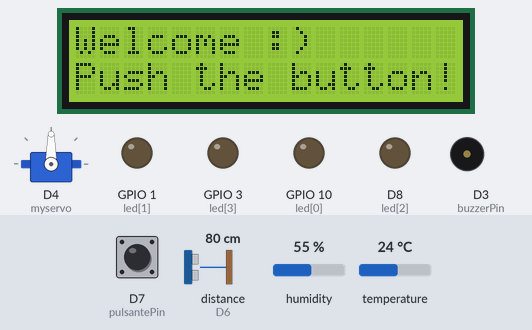
A sketch run on a simulated ESP8266 (NodeMCU). On the bench: 16×2 character LCD, servo, output pins drawn as LEDs (lit = HIGH), buzzer (waves = sounding). The inputs (shaded band) are chosen by the test bench; at power-on: D7 (pulsantePin) LOW, distance to the obstacle (sensor on D6) 80 cm, humidity 55 %, temperature 24 °C. The echo pulse lasts 58.3 µs per cm; WiFi joins after 1.5 s; servers stay silent unless stated; random numbers use the default seed unless the sketch sets one; the Firebase database answers and starts empty; pins used as bus, display or sensor lines are not drawn; what the sketch prints to the serial monitor is not drawn.

Above: at 2.8 s.
2.9 s: D7 (pulsantePin) pulled HIGH for 0.15 s
At 4.1 s:
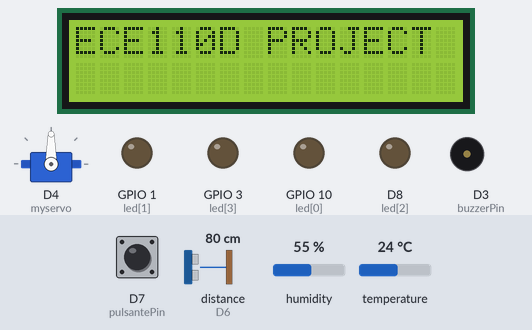
At 9.75 s:
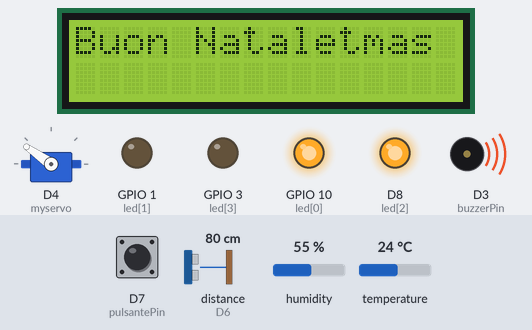
10.4 s: D7 (pulsantePin) pulled HIGH for 3.2 s
15.1 s: distance to the obstacle (sensor on D6) set to 120 cm
17.2 s: distance to the obstacle (sensor on D6) set to 116 cm
At 20.5 s:
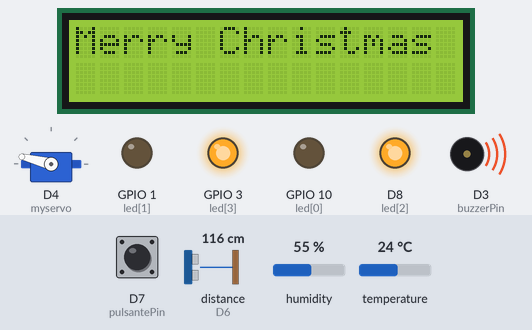
Timing chart, 0 to 25.8 s (numbered marks = the images above; inputs shaded):
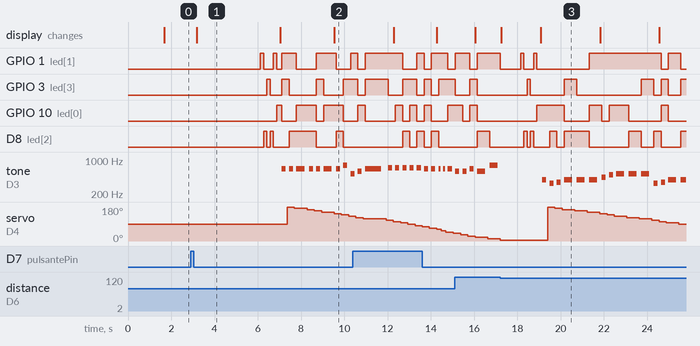

Measured:
- after the input at 2.9 s, GPIO 1 (led[1]): LOW → HIGH after 3.2 s, → LOW 0.15 s later, → HIGH 0.45 s later, → LOW 0.15 s later, … (9 changes in this stretch); GPIO 3 (led[3]): goes HIGH 0.15 s, LOW 0.55 s, HIGH 0.34 s, LOW 1.3 s, HIGH 0.34 s, LOW 0.91 s, then HIGH, starting after 3.5 s
- after the input at 17.2 s, GPIO 3 (led[3]): LOW → HIGH after 1.3 s, → LOW 0.15 s later, → HIGH 1.6 s later, → LOW 0.58 s later, … (9 changes in this stretch); D8 (led[2]): LOW → HIGH after 1.1 s, → LOW 0.15 s later, → HIGH 0.15 s later, → LOW 0.15 s later, … (13 changes in this stretch)

The sketch:

MAINCODE.ino
```cpp
/*************************************************
 * Public Constants
 *************************************************/

#define NOTE_B0  31
#define NOTE_C1  33
#define NOTE_CS1 35
#define NOTE_D1  37
#define NOTE_DS1 39
#define NOTE_E1  41
#define NOTE_F1  44
#define NOTE_FS1 46
#define NOTE_G1  49
#define NOTE_GS1 52
#define NOTE_A1  55
#define NOTE_AS1 58
#define NOTE_B1  62
#define NOTE_C2  65
#define NOTE_CS2 69
#define NOTE_D2  73
#define NOTE_DS2 78
#define NOTE_E2  82
#define NOTE_F2  87
#define NOTE_FS2 93
#define NOTE_G2  98
#define NOTE_GS2 104
#define NOTE_A2  110
#define NOTE_AS2 117
#define NOTE_B2  123
#define NOTE_C3  131
#define NOTE_CS3 139
#define NOTE_D3  147
#define NOTE_DS3 156
#define NOTE_E3  165
#define NOTE_F3  175
#define NOTE_FS3 185
#define NOTE_G3  196
#define NOTE_GS3 208
#define NOTE_A3  220
#define NOTE_AS3 233
#define NOTE_B3  247
#define NOTE_C4  262
#define NOTE_CS4 277
#define NOTE_D4  294
#define NOTE_DS4 311
#define NOTE_E4  330
#define NOTE_F4  349
#define NOTE_FS4 370
#define NOTE_G4  392
#define NOTE_GS4 415
#define NOTE_A4  440
#define NOTE_AS4 466
#define NOTE_B4  494
#define NOTE_C5  523
#define NOTE_CS5 554
#define NOTE_D5  587
#define NOTE_DS5 622
#define NOTE_E5  659
#define NOTE_F5  698
#define NOTE_FS5 740
#define NOTE_G5  784
#define NOTE_GS5 831
#define NOTE_A5  880
#define NOTE_AS5 932
#define NOTE_B5  988
#define NOTE_C6  1047
#define NOTE_CS6 1109
#define NOTE_D6  1175
#define NOTE_DS6 1245
#define NOTE_E6  1319
#define NOTE_F6  1397
#define NOTE_FS6 1480
#define NOTE_G6  1568
#define NOTE_GS6 1661
#define NOTE_A6  1760
#define NOTE_AS6 1865
#define NOTE_B6  1976
#define NOTE_C7  2093
#define NOTE_CS7 2217
#define NOTE_D7  2349
#define NOTE_DS7 2489
#define NOTE_E7  2637
#define NOTE_F7  2794
#define NOTE_FS7 2960
#define NOTE_G7  3136
#define NOTE_GS7 3322
#define NOTE_A7  3520
#define NOTE_AS7 3729
#define NOTE_B7  3951
#define NOTE_C8  4186
#define NOTE_CS8 4435
#define NOTE_D8  4699
#define NOTE_DS8 4978

/***************************************/

#include <LiquidCrystal_I2C.h>
#include <Servo.h>
#include <ESP8266WiFi.h>
#include <FirebaseArduino.h>
#include <DHT.h>
#include <DHT_U.h>


#define DHT11_PIN D0
#define FIREBASE_HOST "egift-148b1.firebaseio.com"
#define FIREBASE_AUTH "KHqxON5OKBOC5iZHnRfeJvLRdRH4Q8W4MWt9rz1V"

DHT dht(DHT11_PIN,  DHT11);

int pulsantePin = D7;
int pulsanteStato;
int attesaDebounce = 50;
unsigned long ultimoTempoDebounce = 0;
int ultimaLettura = LOW;
int ripetizione = 6;
int buzzerPin = D3;
int canzoni [6][50] = {{
    // Jingle Bells
    NOTE_E5, NOTE_E5, NOTE_E5,
    NOTE_E5, NOTE_E5, NOTE_E5,
    NOTE_E5, NOTE_G5, NOTE_C5, NOTE_D5,
    NOTE_E5,
    NOTE_F5, NOTE_F5, NOTE_F5, NOTE_F5,
    NOTE_F5, NOTE_E5, NOTE_E5, NOTE_E5, NOTE_E5,
    NOTE_E5, NOTE_D5, NOTE_D5, NOTE_E5,
    NOTE_D5, NOTE_G5
  }, {
    8, 8, 4,
    8, 8, 4,
    8, 8, 8, 8,
    2,
    8, 8, 8, 8,
    8, 8, 8, 16, 16,
    8, 8, 8, 8,
    4, 4
  }, {
    // We wish you a merry Christmas
    NOTE_B3,
    NOTE_F4, NOTE_F4, NOTE_G4, NOTE_F4, NOTE_E4,
    NOTE_D4, NOTE_D4, NOTE_D4,
    NOTE_G4, NOTE_G4, NOTE_A4, NOTE_G4, NOTE_F4,
    NOTE_E4, NOTE_E4, NOTE_E4,
    NOTE_A4, NOTE_A4, NOTE_B4, NOTE_A4, NOTE_G4,
    NOTE_F4, NOTE_D4, NOTE_B3, NOTE_B3,
    NOTE_D4, NOTE_G4, NOTE_E4,
    NOTE_F4
  }, {
    4,
    4, 8, 8, 8, 8,
    4, 4, 4,
    4, 8, 8, 8, 8,
    4, 4, 4,
    4, 8, 8, 8, 8,
    4, 4, 8, 8,
    4, 4, 4,
    2
  }, {
    // Santa Claus is coming to town
    NOTE_G4,
    NOTE_E4, NOTE_F4, NOTE_G4, NOTE_G4, NOTE_G4,
    NOTE_A4, NOTE_B4, NOTE_C5, NOTE_C5, NOTE_C5,
    NOTE_E4, NOTE_F4, NOTE_G4, NOTE_G4, NOTE_G4,
    NOTE_A4, NOTE_G4, NOTE_F4, NOTE_F4,
    NOTE_E4, NOTE_G4, NOTE_C4, NOTE_E4,
    NOTE_D4, NOTE_F4, NOTE_B3,
    NOTE_C4
  }, {
    8,
    8, 8, 4, 4, 4,
    8, 8, 4, 4, 4,
    8, 8, 4, 4, 4,
    8, 8, 4, 2,
    4, 4, 4, 4,
    4, 2, 4,
    1
  }
};


LiquidCrystal_I2C lcd(0x27, 16, 2);

String messaggi[] = {
  "Merry Christmas",
  "Merry Christmas",
  "Merry Christmas",
  "Merry Christmas",
  "Merry Christmas",
  "Merry Christmas",
  "Buon Natale",
  "Buon Natale",
  "Buon Natale",
  "Buon Natale",
  "Buon Natale",
  "Buon Natale",
  "Joyeux Noel",
  "Joyeux Noel",
  "Joyeux Noel",
  "Joyeux Noel",
  "Joyeux Noel",
  "Joyeux Noel",
  "Shub Naya Baras",
  "Shub Naya Baras",
  "Shub Naya Baras",
  "Shub Naya Baras",
  "Shub Naya Baras",
  "Shub Naya Baras",
  "Feliz Navidad",
  "Feliz Navidad",
  "Feliz Navidad"
  "Feliz Navidad",
  "Feliz Navidad",
  "Feliz Navidad"
};

int numeroNote = 26;
#define trigPin D5
#define echoPin D6
int led[] = {10, 1, D8, 3};
int lettura = LOW;

Servo myservo;

int pos = 0;
int w = 0;

// the setup routine runs once when you press reset:
void setup() {
  Serial.begin(9600);
  dht.begin();
  pinMode(pulsantePin, INPUT);
  lcd.begin(16, 2);
  lcd.init();
  lcd.backlight();
  lcd.setCursor(0, 0);
  lcd.print("CONNECTING");
  lcd.setCursor(0, 1);
  lcd.print("WIFI");
  WiFi.begin("PLDTHOMEDSL51419", "PLDTWIFI154257");
  Serial.print("Connecting");
  while (WiFi.status() != WL_CONNECTED) {
    Serial.print(".");
    delay(500);
  }
  Serial.println();
  Serial.print("connected: ");
  Serial.println(WiFi.localIP());
  Firebase.begin(FIREBASE_HOST, FIREBASE_AUTH);
  lcd.setCursor(0, 0);
  lcd.print("Welcome :)");
  lcd.setCursor(0, 1);
  lcd.print("Push the button!");
  myservo.attach(D4);
  pinMode(buzzerPin, OUTPUT);
  pinMode(trigPin, OUTPUT);
  pinMode(echoPin, INPUT);
  for (int x = 0; x < 4; x++) {
    pinMode(led[x], OUTPUT);
    yield();
  }
}

// the loop routine runs over and over again forever:
bool isPlaying = false;
void loop() {
  while (lettura == LOW) {
    lettura = digitalRead(pulsantePin);
    String val = Firebase.getString("ACTIVATE");
    if (lettura == HIGH || val == "\"ON\"") {
      lettura = HIGH;
      lcd.clear();
      lcd.setCursor(0, 0);
      lcd.print("ECE110D PROJECT");
      lcd.setCursor(0, 1);
      lcd.print("");
      delay(2000);
    }
    //yield();
  }

  long duration, distance;
  digitalWrite(trigPin, LOW);
  delayMicroseconds(2);
  digitalWrite(trigPin, HIGH);
  delayMicroseconds(10);
  digitalWrite(trigPin, LOW);
  duration = pulseIn(echoPin, HIGH);
  distance = (duration / 2) / 29.1;
  String val = "";
  String val2 = "";
  if (isPlaying == false) {
    Firebase.setString("TEMPERATURE", String(dht.readTemperature()));
    val = Firebase.getString("PLAY");
    val2 = Firebase.getString("ACTIVATE");
    if (Firebase.getString("MUSIC") == "\"0\"") {
      ripetizione = 6;
    }
    else if (Firebase.getString("MUSIC") == "\"1\"") {
      ripetizione = 4;
    }
    else if (Firebase.getString("MUSIC") == "\"2\"") {
      ripetizione = 0;
    }
  }
  if (distance < 120 || val == "\"ON\"") {
    if (val == "\"ON\"") {
      Firebase.setString("PLAY", "\"OFF\"");
    }
    isPlaying = true;
    illumina();
    suona();
    isPlaying = false;
  }
  else {
    isPlaying = false;
    digitalWrite(led[0], HIGH);
  }
  if (distance >= 400 || distance <= 0) {
    isPlaying = false;
    Serial.println("Out of range");
  }
  else {
    isPlaying = false;
    Serial.print(distance);
    Serial.println(" cm"); //in centimeters
  }
  pulsanteStato = digitalRead(pulsantePin);

  if (pulsanteStato == HIGH || val2 == "\"OFF\"") {
    lettura = LOW;
    digitalWrite(led[0], LOW);
    lcd.clear();
    lcd.setCursor(0, 0);
    lcd.print("Welcome :)");
    lcd.setCursor(0, 1);
    lcd.print("Push the button!");
    delay(2000);
  }
}

void illumina() {                     // wait for 1/2 a second
  digitalWrite(led[0], LOW);    // turn the LED off by making the voltage LOW
  digitalWrite(led[1], HIGH);    // turn the LED on (HIGH is the voltage level)
  delay(150);                      // wait for 1/2 a second
  digitalWrite(led[1], LOW);     // turn the LED off by making the voltage LOW
  digitalWrite(led[2], HIGH);     // turn the LED on (HIGH is the voltage level)
  delay(150);                      // wait for 1/2 a second
  digitalWrite(led[2], LOW);      // turn the LED off by making the voltage LOW
  digitalWrite(led[3], HIGH);     // turn the LED on (HIGH is the voltage level)
  delay(150);                      // wait for 1/2 a second
  digitalWrite(led[3], LOW);      // turn the LED off by making the voltage LOW
  digitalWrite(led[2], HIGH);      // turn the LED off by making the voltage LOW
  delay(150);
  digitalWrite(led[2], LOW);      // turn the LED off by making the voltage LOW
  digitalWrite(led[1], HIGH);      // turn the LED off by making the voltage LOW
  delay(150);
  digitalWrite(led[1], LOW);      // turn the LED off by making the voltage LOW
  digitalWrite(led[0], HIGH);      // turn the LED off by making the voltage LOW
  delay(150);
}

void suona() {
  lcd.clear();
  int pos = 180;
  int m = 0;
  int n = 0;
  int z = 0;
  int pari;
  if (ripetizione == 6 || ripetizione == 2) {
    pari = 0;
  }
  else if (ripetizione == 0) {
    pari = 4;
  }
  else if (ripetizione == 4) {
    pari = 2;
  }

  int dispari = pari + 1;
  lcd.setCursor(0, 1);
  for (int i = 0; i < numeroNote; i++) {

    lcd.setCursor(0, 0);
    lcd.print(messaggi[z]);
    delay(80);
    digitalWrite(led[m], LOW);
    digitalWrite(led[n], LOW);
    m = random(0, 4);
    n = random(0, 4);
    int durata = 1500 / canzoni[dispari][i];
    tone(buzzerPin, canzoni[pari][i], durata);
    digitalWrite(led[m], HIGH);
    digitalWrite(led[n], HIGH);
    delay(durata * 1.3);
    myservo.write(pos);
    pos = pos - 7;
    z++;
    if (z == 30) {
      z = 0;
    }
  }
  ripetizione = pari;
  digitalWrite(led[m], LOW);
  digitalWrite(led[n], LOW);
  lcd.clear();
  lcd.setCursor(0, 0);
  lcd.print("ECE110D PROJECT");
  lcd.setCursor(0, 1);
  lcd.print("");
}
```
